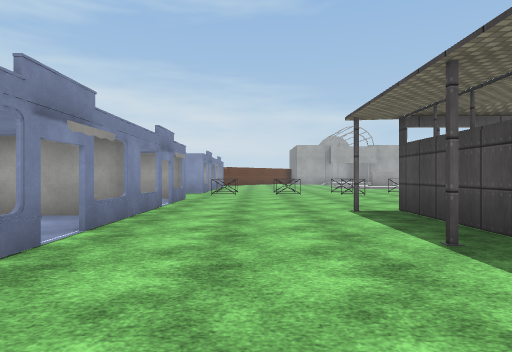
View 1 (above)

24 first-person views from a walk through a Unity game level. The camera is 1.3 m above the floor, looks level and sees 75° across. The floor is counted in squares, 2 m on a side. Each view is taken from the middle of a square. On the plan, view 1 faces up. The plan holds only what a view shows up to about 10 squares ahead; the rest is blank. The place goes on beyond the plan. The player character is not drawn. Door leaves are left out, so doorways stand open. Some surface patterns are stand-ins.

View 2
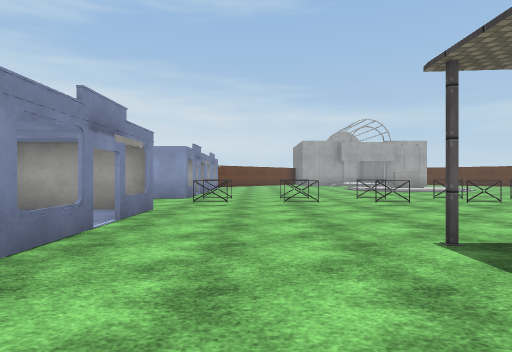

View 3
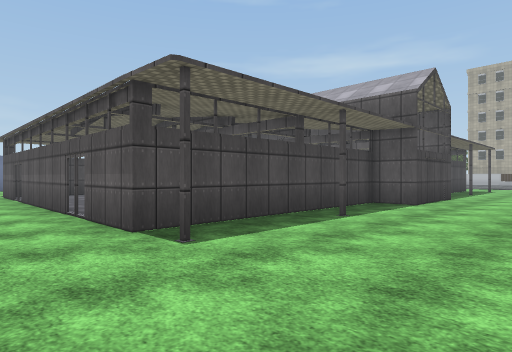

View 4
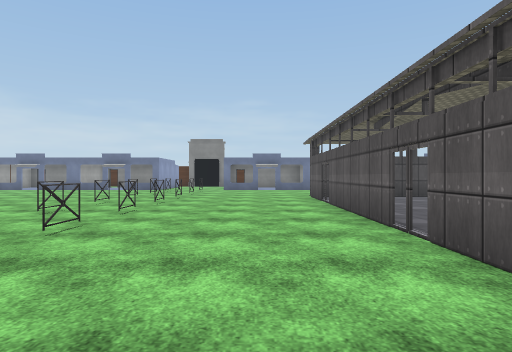

View 5
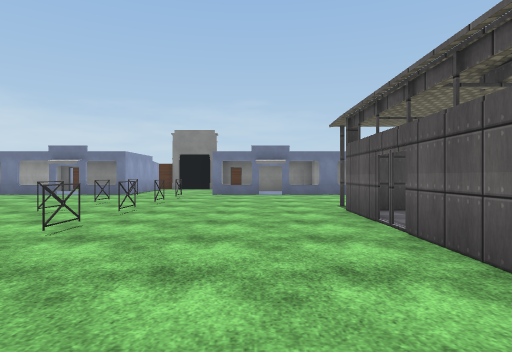

View 6
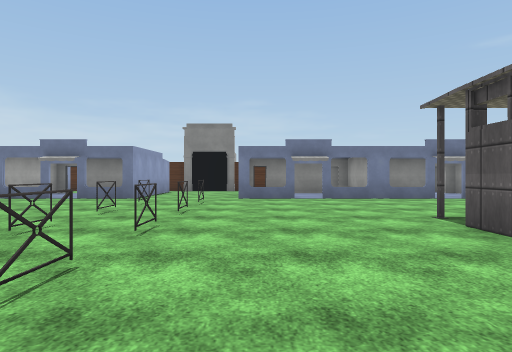

View 7
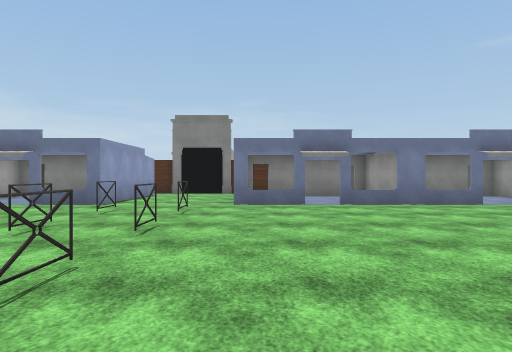

View 8
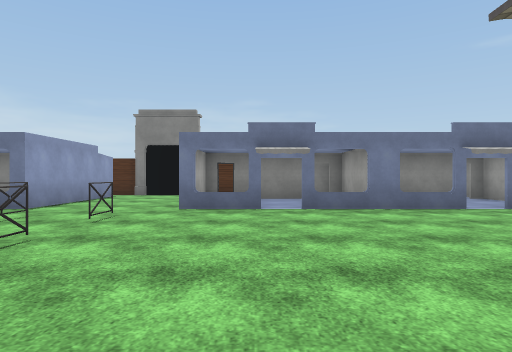

View 9
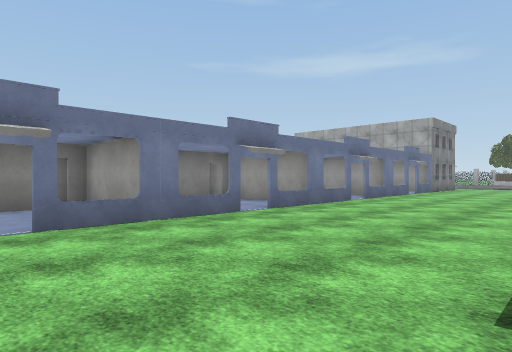

View 10
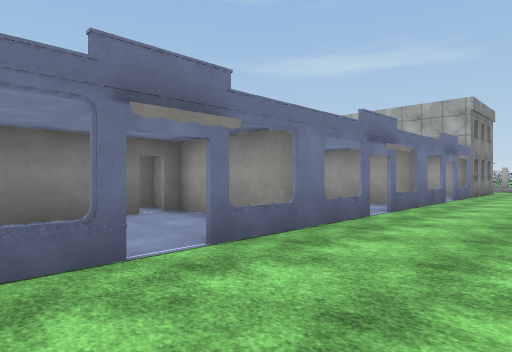

View 11
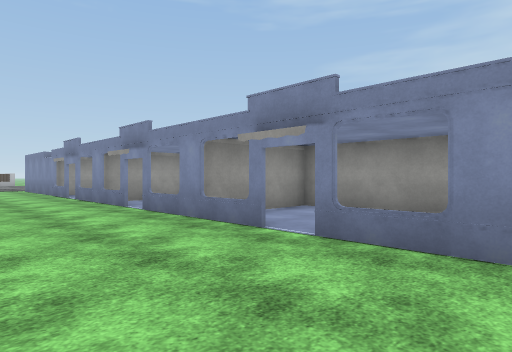

View 12
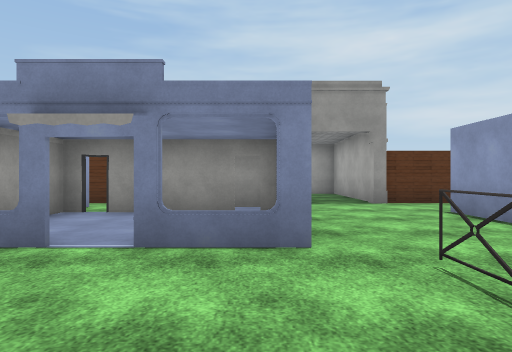

View 13
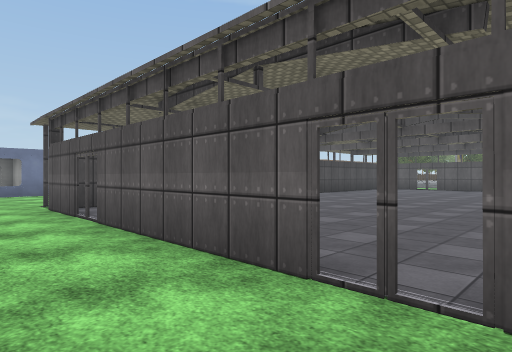

View 14
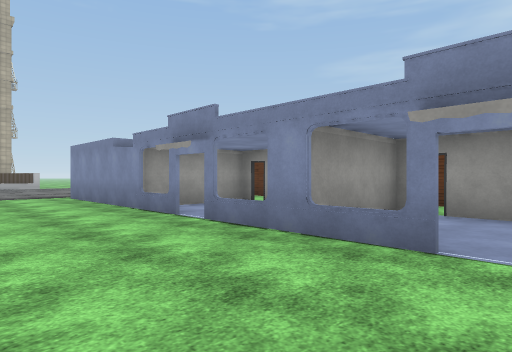

View 15
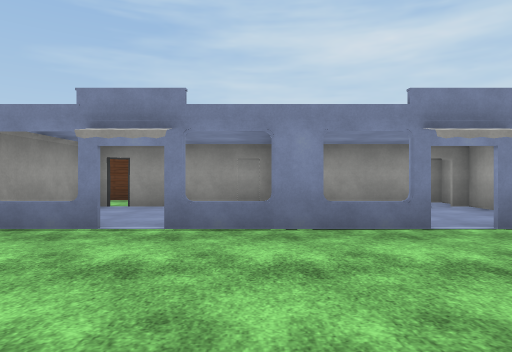

View 16
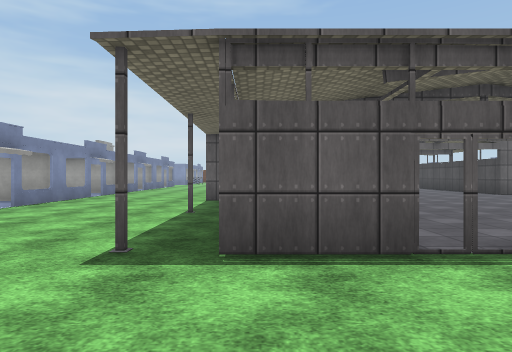

View 17
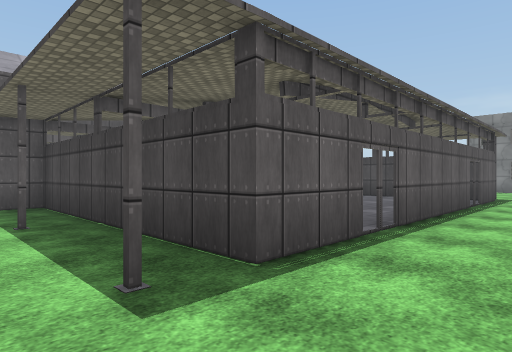

View 18
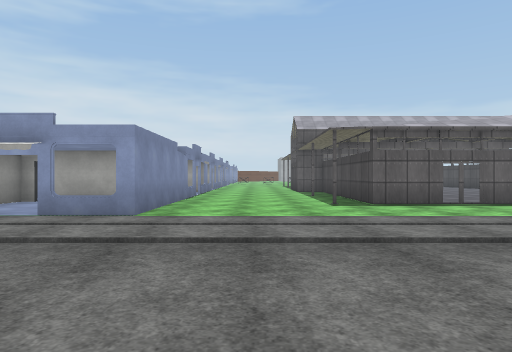

View 19
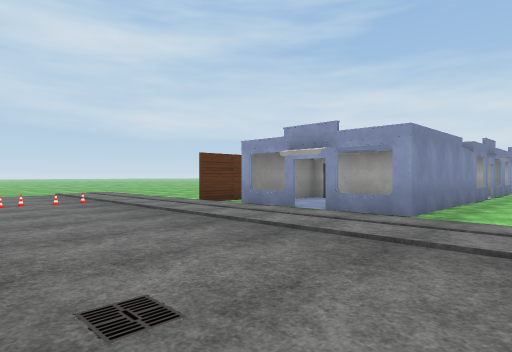

View 20
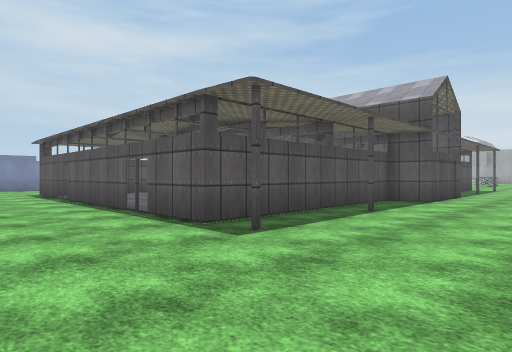

View 21
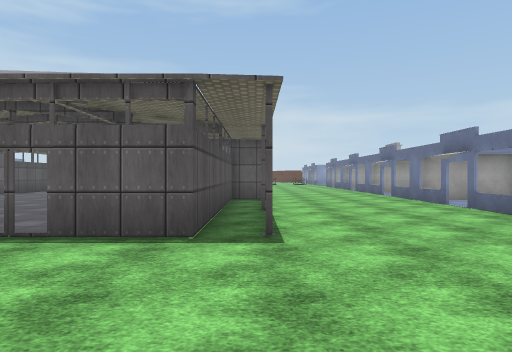

View 22
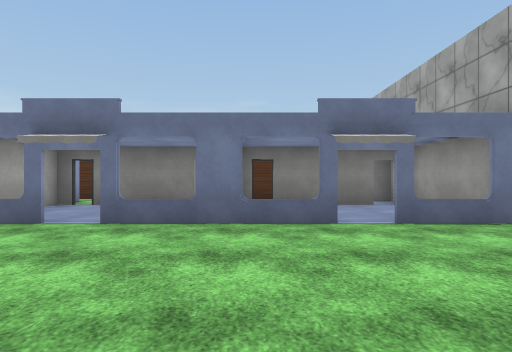

View 23
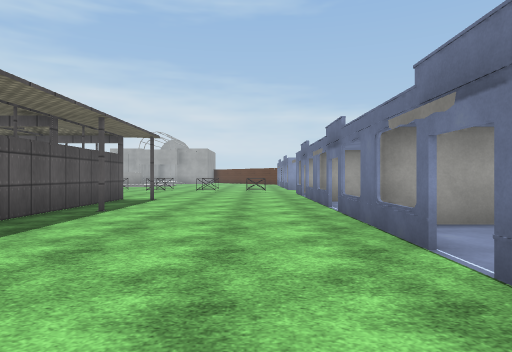

View 24
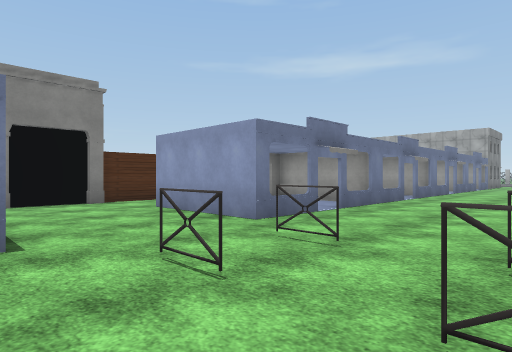

### Floor plan
Key: @ floor where view 1 was taken; # wall or solid block; x gap in a wall; . floor; / step, stairs or slope; D open door; = window, fence, low wall or low ledge.
Columns run from 11 left of view 1 to 22 right of it. Each row starts with its distance up from view 1.
 14     #               ... ....x
 13     #.D###..................#####
 12   ###.....#.#.#.#.#.#.#.#.#.....##
 11   ...............................#
 10      .....#.#.#.#.#.#.#.#.#.....##
  9      #####..................##DD#
  8       #..x..................x.###
  7       #..x..................x. ##
  6       D###....#xx###xx#.... ### #
  5     ###  #....# ......#.... ##D
  4       # .x....# ......#.....x.#
  3       #..x....# ...   #.....x.#
  2       D###....# ....  #.... ###
  1      #####....# .....  .... ##D
  0       #..x.@.##  ....  #....x.#
 -1      ##..x...#   ..... #....x.# #
 -2     #=D###...## ......##... ### #
 -3     ######....# ..... #.... ##D #
 -4       #..x....#  .... #.....x.#
 -5       #..x....#  .....#.....x.#
 -6     ##D###....# ......#.....###
 -7     ######....# ......#.....#
 -8      #D  #....#xx###xx#....
 -9      #.. #.................
-10    .##=.=#.................
-11   ..#///////////      /////
-12  ..............        .
-13 ..............
-14 ..............
-15  ............
-16        .....

Positions as (right, up) in squares from view 1, and headings:
1: (0, 0), facing up
2: (0, 3), facing up
3: (-1, 8), facing down-right
4: (1, 8), facing right
5: (5, 8), facing right
6: (7, 9), facing right
7: (9, 9), facing right
8: (10, 8), facing right
9: (12, 8), facing down-right
10: (14, 5), facing down-right
11: (1, 6), facing down-left
12: (1, 9), facing left
13: (4, 8), facing down-right
14: (1, 0), facing down-left
15: (2, -3), facing left
16: (3, -11), facing up
17: (1, -10), facing up-right
18: (0, -16), facing up
19: (0, -16), facing up-left
20: (15, -11), facing up-left
21: (12, -12), facing up
22: (12, -3), facing right
23: (15, -3), facing up
24: (13, 13), facing down-right
